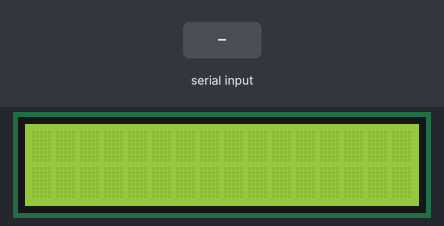
A sketch run on a simulated ESP32. Shown: 16×2 character LCD. The test bench sets the inputs (shaded band). What the sketch prints to the serial monitor is not drawn.

Above: at 1.2 s.
1.3 s: "W\n" received over Serial
At 2.3 s:
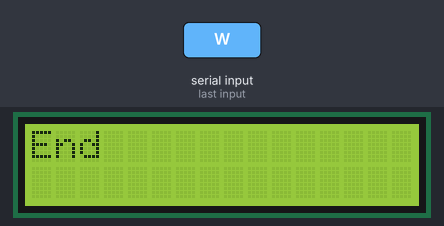
2.8 s: "Y\n" received over Serial
At 3.4 s:
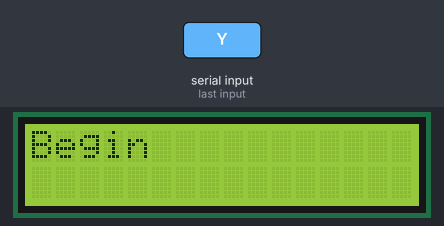
Timing chart, 0 to 5.8 s (numbered marks = the images above; inputs shaded):
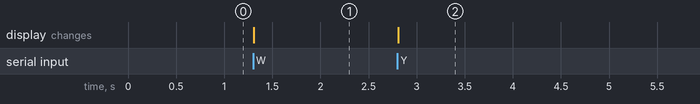

The sketch:

serilal_esp32_disp_ADC.ino
```cpp
#include <LiquidCrystal_I2C.h>
int dados;
int crt=0;
String buf;
float tensao;

 LiquidCrystal_I2C lcd(0x27, 16, 2);

void setup()
{
  lcd.init();
  lcd.backlight();

 Serial.begin(9600);

}

void loop()
{

 if (Serial.available()>0)
 {
    dados = Serial.read();

      if(dados == 'W')
      {
        crt=0;
        Serial.print('W');
        Serial.print(buf);
        lcd.clear();
        lcd.setCursor(0, 0);
        lcd.print("End");
        lcd.setCursor(0, 1);
        lcd.print(buf);
        buf="";
      }

     if(dados =='X')
        {
            tensao = analogRead(15);
            tensao = analogRead(15);
            tensao = tensao/1240.909090909091;
            buf="";
            buf=tensao;
            Serial.flush();
            Serial.print(tensao);
            Serial.flush();
            buf="";
            crt=0;
        }

      if(crt==1)
      {
        buf+=char(dados);
        buf.replace(" ", "");
        buf.replace("\n", "");
        buf.replace("'", "");


      }

      if(dados == 'Y')
      {
        crt=1;
        Serial.print('Y');
        lcd.clear();
        lcd.setCursor(0, 0);
        lcd.print("Begin");
      }

 }

}
```

Measured:
- after the input at 1.3 s, the display: changes at once (image 1)
- after the input at 2.8 s, the display: changes at once (image 2)
